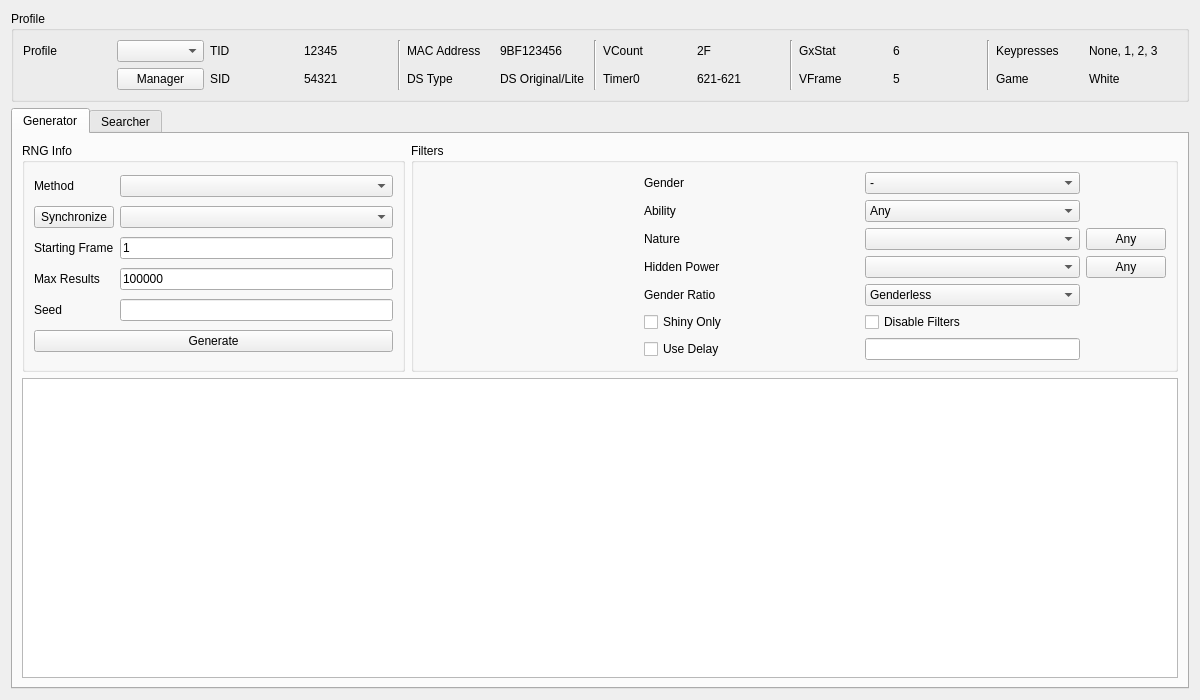
<?xml version="1.0" encoding="UTF-8"?>
<ui version="4.0">
 <class>Stationary5</class>
 <widget class="QWidget" name="Stationary5">
  <property name="geometry">
   <rect>
    <x>0</x>
    <y>0</y>
    <width>1200</width>
    <height>700</height>
   </rect>
  </property>
  <property name="minimumSize">
   <size>
    <width>1200</width>
    <height>700</height>
   </size>
  </property>
  <property name="windowTitle">
   <string>Gen 5 Stationary</string>
  </property>
  <layout class="QGridLayout" name="gridLayout_7">
   <item row="0" column="0">
    <widget class="QGroupBox" name="groupBoxProfile">
     <property name="title">
      <string>Profile</string>
     </property>
     <layout class="QGridLayout" name="gridLayout_5">
      <item row="0" column="0">
       <widget class="QLabel" name="labelProfile">
        <property name="text">
         <string>Profile</string>
        </property>
       </widget>
      </item>
      <item row="0" column="1">
       <widget class="QComboBox" name="comboBoxProfiles"/>
      </item>
      <item row="0" column="2">
       <widget class="QLabel" name="labelProfileTID">
        <property name="text">
         <string>TID</string>
        </property>
       </widget>
      </item>
      <item row="0" column="3">
       <widget class="QLabel" name="labelProfileTIDValue">
        <property name="text">
         <string notr="true">12345</string>
        </property>
       </widget>
      </item>
      <item row="0" column="4" rowspan="2">
       <widget class="Line" name="line_4">
        <property name="orientation">
         <enum>Qt::Vertical</enum>
        </property>
       </widget>
      </item>
      <item row="0" column="5">
       <widget class="QLabel" name="labelProfileMACAddress">
        <property name="text">
         <string>MAC Address</string>
        </property>
       </widget>
      </item>
      <item row="0" column="6">
       <widget class="QLabel" name="labelProfileMACAddressValue">
        <property name="text">
         <string notr="true">9BF123456</string>
        </property>
       </widget>
      </item>
      <item row="0" column="7" rowspan="2">
       <widget class="Line" name="line_3">
        <property name="orientation">
         <enum>Qt::Vertical</enum>
        </property>
       </widget>
      </item>
      <item row="0" column="8">
       <widget class="QLabel" name="labelProfileVCount">
        <property name="text">
         <string>VCount</string>
        </property>
       </widget>
      </item>
      <item row="0" column="9">
       <widget class="QLabel" name="labelProfileVCountValue">
        <property name="text">
         <string notr="true">2F</string>
        </property>
       </widget>
      </item>
      <item row="0" column="10" rowspan="2">
       <widget class="Line" name="line_2">
        <property name="orientation">
         <enum>Qt::Vertical</enum>
        </property>
       </widget>
      </item>
      <item row="0" column="11">
       <widget class="QLabel" name="labelProfileGxStat">
        <property name="text">
         <string>GxStat</string>
        </property>
       </widget>
      </item>
      <item row="0" column="12">
       <widget class="QLabel" name="labelProfileGxStatValue">
        <property name="text">
         <string notr="true">6</string>
        </property>
       </widget>
      </item>
      <item row="0" column="13" rowspan="2">
       <widget class="Line" name="line">
        <property name="orientation">
         <enum>Qt::Vertical</enum>
        </property>
       </widget>
      </item>
      <item row="0" column="14">
       <widget class="QLabel" name="labelProfileKeypresses">
        <property name="text">
         <string>Keypresses</string>
        </property>
       </widget>
      </item>
      <item row="0" column="15">
       <widget class="QLabel" name="labelProfileKeypressesValue">
        <property name="text">
         <string>None, 1, 2, 3</string>
        </property>
       </widget>
      </item>
      <item row="1" column="1">
       <widget class="QPushButton" name="pushButtonProfileManager">
        <property name="text">
         <string>Manager</string>
        </property>
       </widget>
      </item>
      <item row="1" column="2">
       <widget class="QLabel" name="labelProfileSID">
        <property name="text">
         <string>SID</string>
        </property>
       </widget>
      </item>
      <item row="1" column="3">
       <widget class="QLabel" name="labelProfileSIDValue">
        <property name="text">
         <string notr="true">54321</string>
        </property>
       </widget>
      </item>
      <item row="1" column="5">
       <widget class="QLabel" name="labelProfileDSType">
        <property name="text">
         <string>DS Type</string>
        </property>
       </widget>
      </item>
      <item row="1" column="6">
       <widget class="QLabel" name="labelProfileDSTypeValue">
        <property name="text">
         <string>DS Original/Lite</string>
        </property>
       </widget>
      </item>
      <item row="1" column="8">
       <widget class="QLabel" name="labelProfileTimer0">
        <property name="text">
         <string>Timer0</string>
        </property>
       </widget>
      </item>
      <item row="1" column="9">
       <widget class="QLabel" name="labelProfileTimer0Value">
        <property name="text">
         <string notr="true">621-621</string>
        </property>
       </widget>
      </item>
      <item row="1" column="11">
       <widget class="QLabel" name="labelProfileVFrame">
        <property name="text">
         <string>VFrame</string>
        </property>
       </widget>
      </item>
      <item row="1" column="12">
       <widget class="QLabel" name="labelProfileVFrameValue">
        <property name="text">
         <string notr="true">5</string>
        </property>
       </widget>
      </item>
      <item row="1" column="14">
       <widget class="QLabel" name="labelProfileGame">
        <property name="text">
         <string>Game</string>
        </property>
       </widget>
      </item>
      <item row="1" column="15">
       <widget class="QLabel" name="labelProfileGameValue">
        <property name="text">
         <string>White</string>
        </property>
       </widget>
      </item>
     </layout>
    </widget>
   </item>
   <item row="1" column="0">
    <widget class="QTabWidget" name="tabRNGSelector">
     <widget class="QWidget" name="tabStationary">
      <attribute name="title">
       <string>Generator</string>
      </attribute>
      <layout class="QGridLayout" name="gridLayout_8">
       <item row="0" column="0">
        <widget class="QGroupBox" name="groupBoxGeneratorRNGInfo">
         <property name="sizePolicy">
          <sizepolicy hsizetype="Preferred" vsizetype="Preferred">
           <horstretch>1</horstretch>
           <verstretch>0</verstretch>
          </sizepolicy>
         </property>
         <property name="title">
          <string>RNG Info</string>
         </property>
         <layout class="QGridLayout" name="gridLayout_6">
          <item row="4" column="0">
           <widget class="QLabel" name="labelGeneratorSeed">
            <property name="text">
             <string>Seed</string>
            </property>
           </widget>
          </item>
          <item row="0" column="0">
           <widget class="QLabel" name="labelGeneratorMethod">
            <property name="text">
             <string>Method</string>
            </property>
           </widget>
          </item>
          <item row="4" column="1">
           <widget class="TextBox" name="textBoxGeneratorSeed">
            <property name="inputMask">
             <string/>
            </property>
            <property name="text">
             <string/>
            </property>
            <property name="maxLength">
             <number>8</number>
            </property>
            <property name="cursorPosition">
             <number>0</number>
            </property>
            <property name="alignment">
             <set>Qt::AlignCenter</set>
            </property>
            <property name="clearButtonEnabled">
             <bool>false</bool>
            </property>
           </widget>
          </item>
          <item row="2" column="0">
           <widget class="QLabel" name="labelGeneratorStartingFrame">
            <property name="text">
             <string>Starting Frame</string>
            </property>
           </widget>
          </item>
          <item row="3" column="0">
           <widget class="QLabel" name="labelGeneratorMaxResults">
            <property name="text">
             <string>Max Results</string>
            </property>
           </widget>
          </item>
          <item row="2" column="1">
           <widget class="TextBox" name="textBoxGeneratorStartingFrame">
            <property name="inputMask">
             <string/>
            </property>
            <property name="text">
             <string notr="true">1</string>
            </property>
            <property name="maxLength">
             <number>10</number>
            </property>
           </widget>
          </item>
          <item row="1" column="0">
           <widget class="QPushButton" name="pushButtonGeneratorLead">
            <property name="text">
             <string>Synchronize</string>
            </property>
           </widget>
          </item>
          <item row="1" column="1">
           <widget class="QComboBox" name="comboBoxGeneratorLead"/>
          </item>
          <item row="0" column="1">
           <widget class="QComboBox" name="comboBoxGeneratorMethod">
            <property name="layoutDirection">
             <enum>Qt::LeftToRight</enum>
            </property>
            <property name="editable">
             <bool>false</bool>
            </property>
            <property name="frame">
             <bool>true</bool>
            </property>
           </widget>
          </item>
          <item row="5" column="0" colspan="2">
           <widget class="QPushButton" name="pushButtonGenerate">
            <property name="enabled">
             <bool>true</bool>
            </property>
            <property name="text">
             <string>Generate</string>
            </property>
            <property name="checkable">
             <bool>false</bool>
            </property>
            <property name="autoDefault">
             <bool>false</bool>
            </property>
           </widget>
          </item>
          <item row="3" column="1">
           <widget class="TextBox" name="textBoxGeneratorMaxResults">
            <property name="inputMask">
             <string/>
            </property>
            <property name="text">
             <string notr="true">100000</string>
            </property>
            <property name="maxLength">
             <number>10</number>
            </property>
           </widget>
          </item>
         </layout>
        </widget>
       </item>
       <item row="0" column="1">
        <widget class="QGroupBox" name="groupBoxGeneratorFilters">
         <property name="sizePolicy">
          <sizepolicy hsizetype="Preferred" vsizetype="Preferred">
           <horstretch>2</horstretch>
           <verstretch>0</verstretch>
          </sizepolicy>
         </property>
         <property name="title">
          <string>Filters</string>
         </property>
         <layout class="QGridLayout" name="gridLayout">
          <item row="1" column="2">
           <widget class="QComboBox" name="comboBoxGeneratorAbility">
            <item>
             <property name="text">
              <string>Any</string>
             </property>
            </item>
            <item>
             <property name="text">
              <string notr="true">0</string>
             </property>
            </item>
            <item>
             <property name="text">
              <string notr="true">1</string>
             </property>
            </item>
           </widget>
          </item>
          <item row="3" column="3">
           <widget class="QPushButton" name="pushButtonGeneratorAnyHiddenPower">
            <property name="sizePolicy">
             <sizepolicy hsizetype="Fixed" vsizetype="Fixed">
              <horstretch>0</horstretch>
              <verstretch>0</verstretch>
             </sizepolicy>
            </property>
            <property name="text">
             <string>Any</string>
            </property>
           </widget>
          </item>
          <item row="0" column="0" rowspan="7">
           <widget class="IVFilter" name="ivFilterGenerator" native="true"/>
          </item>
          <item row="5" column="1">
           <widget class="QCheckBox" name="checkBoxGeneratorShinyOnly">
            <property name="text">
             <string>Shiny Only</string>
            </property>
           </widget>
          </item>
          <item row="6" column="2">
           <widget class="TextBox" name="textBoxGeneratorDelay">
            <property name="enabled">
             <bool>true</bool>
            </property>
            <property name="sizePolicy">
             <sizepolicy hsizetype="Preferred" vsizetype="Fixed">
              <horstretch>0</horstretch>
              <verstretch>0</verstretch>
             </sizepolicy>
            </property>
            <property name="text">
             <string/>
            </property>
            <property name="maxLength">
             <number>10</number>
            </property>
           </widget>
          </item>
          <item row="0" column="1">
           <widget class="QLabel" name="labelGeneratorGender">
            <property name="text">
             <string>Gender</string>
            </property>
           </widget>
          </item>
          <item row="2" column="2">
           <widget class="CheckList" name="comboBoxGeneratorNature"/>
          </item>
          <item row="1" column="1">
           <widget class="QLabel" name="labelGeneratorAbility">
            <property name="text">
             <string>Ability</string>
            </property>
           </widget>
          </item>
          <item row="3" column="1">
           <widget class="QLabel" name="labelGeneratorHiddenPower">
            <property name="text">
             <string>Hidden Power</string>
            </property>
           </widget>
          </item>
          <item row="0" column="2">
           <widget class="QComboBox" name="comboBoxGeneratorGender">
            <item>
             <property name="text">
              <string notr="true">-</string>
             </property>
            </item>
            <item>
             <property name="text">
              <string notr="true">♂</string>
             </property>
            </item>
            <item>
             <property name="text">
              <string notr="true">♀</string>
             </property>
            </item>
           </widget>
          </item>
          <item row="2" column="1">
           <widget class="QLabel" name="labelGeneratorNature">
            <property name="text">
             <string>Nature</string>
            </property>
           </widget>
          </item>
          <item row="6" column="1">
           <widget class="QCheckBox" name="checkBoxGeneratorDelay">
            <property name="text">
             <string>Use Delay</string>
            </property>
           </widget>
          </item>
          <item row="5" column="2">
           <widget class="QCheckBox" name="checkBoxGeneratorDisableFilters">
            <property name="text">
             <string>Disable Filters</string>
            </property>
           </widget>
          </item>
          <item row="2" column="3">
           <widget class="QPushButton" name="pushButtonGeneratorAnyNature">
            <property name="sizePolicy">
             <sizepolicy hsizetype="Fixed" vsizetype="Fixed">
              <horstretch>0</horstretch>
              <verstretch>0</verstretch>
             </sizepolicy>
            </property>
            <property name="text">
             <string>Any</string>
            </property>
           </widget>
          </item>
          <item row="3" column="2">
           <widget class="CheckList" name="comboBoxGeneratorHiddenPower"/>
          </item>
          <item row="4" column="1">
           <widget class="QLabel" name="labelGeneratorGenderRatio">
            <property name="text">
             <string>Gender Ratio</string>
            </property>
           </widget>
          </item>
          <item row="4" column="2">
           <widget class="QComboBox" name="comboBoxGeneratorGenderRatio">
            <item>
             <property name="text">
              <string>Genderless</string>
             </property>
            </item>
            <item>
             <property name="text">
              <string>50% ♂ / 50% ♀</string>
             </property>
            </item>
            <item>
             <property name="text">
              <string>25% ♂ / 75% ♀</string>
             </property>
            </item>
            <item>
             <property name="text">
              <string>75% ♂ / 25% ♀</string>
             </property>
            </item>
            <item>
             <property name="text">
              <string>87.5% ♂ / 12.5% ♀</string>
             </property>
            </item>
            <item>
             <property name="text">
              <string>100% ♂</string>
             </property>
            </item>
            <item>
             <property name="text">
              <string>100% ♀</string>
             </property>
            </item>
           </widget>
          </item>
         </layout>
        </widget>
       </item>
       <item row="1" column="0" colspan="2">
        <widget class="TableView" name="tableViewGenerator">
         <property name="contextMenuPolicy">
          <enum>Qt::CustomContextMenu</enum>
         </property>
         <property name="editTriggers">
          <set>QAbstractItemView::NoEditTriggers</set>
         </property>
         <property name="sortingEnabled">
          <bool>false</bool>
         </property>
         <attribute name="horizontalHeaderDefaultSectionSize">
          <number>100</number>
         </attribute>
         <attribute name="verticalHeaderVisible">
          <bool>false</bool>
         </attribute>
         <attribute name="verticalHeaderMinimumSectionSize">
          <number>20</number>
         </attribute>
         <attribute name="verticalHeaderDefaultSectionSize">
          <number>21</number>
         </attribute>
        </widget>
       </item>
      </layout>
     </widget>
     <widget class="QWidget" name="tabSpreadSearcher">
      <attribute name="title">
       <string>Searcher</string>
      </attribute>
      <layout class="QGridLayout" name="gridLayout_9">
       <item row="0" column="1">
        <widget class="QGroupBox" name="groupBoxSearcherFilters">
         <property name="sizePolicy">
          <sizepolicy hsizetype="Preferred" vsizetype="Preferred">
           <horstretch>2</horstretch>
           <verstretch>0</verstretch>
          </sizepolicy>
         </property>
         <property name="title">
          <string>Filters</string>
         </property>
         <layout class="QGridLayout" name="gridLayout_4">
          <item row="0" column="0" rowspan="7">
           <widget class="IVFilter" name="ivFilterSearcher" native="true"/>
          </item>
          <item row="0" column="1">
           <widget class="QLabel" name="labelSearcherGender">
            <property name="text">
             <string>Gender</string>
            </property>
           </widget>
          </item>
          <item row="0" column="2">
           <widget class="QComboBox" name="comboBoxSearcherGender">
            <item>
             <property name="text">
              <string notr="true">-</string>
             </property>
            </item>
            <item>
             <property name="text">
              <string notr="true">♂</string>
             </property>
            </item>
            <item>
             <property name="text">
              <string notr="true">♀</string>
             </property>
            </item>
           </widget>
          </item>
          <item row="1" column="1">
           <widget class="QLabel" name="labelSearcherAbility">
            <property name="text">
             <string>Ability</string>
            </property>
           </widget>
          </item>
          <item row="1" column="2">
           <widget class="QComboBox" name="comboBoxSearcherAbility">
            <item>
             <property name="text">
              <string>Any</string>
             </property>
            </item>
            <item>
             <property name="text">
              <string notr="true">0</string>
             </property>
            </item>
            <item>
             <property name="text">
              <string notr="true">1</string>
             </property>
            </item>
           </widget>
          </item>
          <item row="2" column="1">
           <widget class="QLabel" name="labelSearcherNature">
            <property name="text">
             <string>Nature</string>
            </property>
           </widget>
          </item>
          <item row="2" column="2">
           <widget class="CheckList" name="comboBoxSearcherNature"/>
          </item>
          <item row="2" column="3">
           <widget class="QPushButton" name="anyNatureSearcher">
            <property name="sizePolicy">
             <sizepolicy hsizetype="Fixed" vsizetype="Fixed">
              <horstretch>0</horstretch>
              <verstretch>0</verstretch>
             </sizepolicy>
            </property>
            <property name="text">
             <string>Any</string>
            </property>
           </widget>
          </item>
          <item row="3" column="1">
           <widget class="QLabel" name="labelSearcherHiddenPower">
            <property name="text">
             <string>Hidden Power</string>
            </property>
           </widget>
          </item>
          <item row="3" column="2">
           <widget class="CheckList" name="comboBoxSearcherHiddenPower"/>
          </item>
          <item row="3" column="3">
           <widget class="QPushButton" name="anyHiddenPowerSearcher">
            <property name="sizePolicy">
             <sizepolicy hsizetype="Fixed" vsizetype="Fixed">
              <horstretch>0</horstretch>
              <verstretch>0</verstretch>
             </sizepolicy>
            </property>
            <property name="text">
             <string>Any</string>
            </property>
           </widget>
          </item>
          <item row="4" column="1">
           <widget class="QLabel" name="labelSearcherGenderRatio">
            <property name="text">
             <string>Gender Ratio</string>
            </property>
           </widget>
          </item>
          <item row="4" column="2">
           <widget class="QComboBox" name="comboBoxSearcherGenderRatio">
            <item>
             <property name="text">
              <string>Genderless</string>
             </property>
            </item>
            <item>
             <property name="text">
              <string>50% ♂ / 50% ♀</string>
             </property>
            </item>
            <item>
             <property name="text">
              <string>25% ♂ / 75% ♀</string>
             </property>
            </item>
            <item>
             <property name="text">
              <string>75% ♂ / 25% ♀</string>
             </property>
            </item>
            <item>
             <property name="text">
              <string>87.5% ♂ / 12.5% ♀</string>
             </property>
            </item>
            <item>
             <property name="text">
              <string>100% ♂</string>
             </property>
            </item>
            <item>
             <property name="text">
              <string>100% ♀</string>
             </property>
            </item>
           </widget>
          </item>
          <item row="5" column="2">
           <widget class="QCheckBox" name="checkBoxSearcherShinyOnly">
            <property name="text">
             <string>Shiny Only</string>
            </property>
           </widget>
          </item>
          <item row="6" column="1" colspan="3">
           <layout class="QGridLayout" name="gridLayout_3">
            <item row="0" column="0">
             <widget class="QLabel" name="labelSearcherMinDelay">
              <property name="text">
               <string>Min Delay</string>
              </property>
             </widget>
            </item>
            <item row="0" column="1">
             <widget class="TextBox" name="textBoxSearcherMinDelay">
              <property name="inputMask">
               <string/>
              </property>
              <property name="text">
               <string notr="true">600</string>
              </property>
              <property name="maxLength">
               <number>5</number>
              </property>
             </widget>
            </item>
            <item row="0" column="2">
             <widget class="QLabel" name="labelSearcherMaxDelay">
              <property name="text">
               <string>Max Delay</string>
              </property>
             </widget>
            </item>
            <item row="0" column="3">
             <widget class="TextBox" name="textBoxSearcherMaxDelay">
              <property name="inputMask">
               <string/>
              </property>
              <property name="text">
               <string notr="true">2000</string>
              </property>
              <property name="maxLength">
               <number>5</number>
              </property>
             </widget>
            </item>
            <item row="1" column="0">
             <widget class="QLabel" name="labelSearcherMinFrame">
              <property name="text">
               <string>Min Frame</string>
              </property>
             </widget>
            </item>
            <item row="1" column="1">
             <widget class="TextBox" name="textBoxSearcherMinFrame">
              <property name="inputMask">
               <string/>
              </property>
              <property name="text">
               <string notr="true">1</string>
              </property>
              <property name="maxLength">
               <number>5</number>
              </property>
             </widget>
            </item>
            <item row="1" column="2">
             <widget class="QLabel" name="labelSearcherMaxFrame">
              <property name="text">
               <string>Max Frame</string>
              </property>
             </widget>
            </item>
            <item row="1" column="3">
             <widget class="TextBox" name="textBoxSearcherMaxFrame">
              <property name="inputMask">
               <string/>
              </property>
              <property name="text">
               <string notr="true">1000</string>
              </property>
              <property name="maxLength">
               <number>5</number>
              </property>
             </widget>
            </item>
           </layout>
          </item>
         </layout>
        </widget>
       </item>
       <item row="2" column="0" colspan="2">
        <widget class="TableView" name="tableViewSearcher">
         <property name="contextMenuPolicy">
          <enum>Qt::CustomContextMenu</enum>
         </property>
         <property name="editTriggers">
          <set>QAbstractItemView::NoEditTriggers</set>
         </property>
         <property name="sortingEnabled">
          <bool>true</bool>
         </property>
         <attribute name="horizontalHeaderDefaultSectionSize">
          <number>100</number>
         </attribute>
         <attribute name="verticalHeaderVisible">
          <bool>false</bool>
         </attribute>
         <attribute name="verticalHeaderMinimumSectionSize">
          <number>20</number>
         </attribute>
         <attribute name="verticalHeaderDefaultSectionSize">
          <number>21</number>
         </attribute>
        </widget>
       </item>
       <item row="0" column="0">
        <widget class="QGroupBox" name="groupBoxSearcherRNGInfo">
         <property name="sizePolicy">
          <sizepolicy hsizetype="Preferred" vsizetype="Preferred">
           <horstretch>1</horstretch>
           <verstretch>0</verstretch>
          </sizepolicy>
         </property>
         <property name="title">
          <string>RNG Info</string>
         </property>
         <layout class="QGridLayout" name="gridLayout_2">
          <item row="0" column="0">
           <widget class="QLabel" name="labelSearcherMethod">
            <property name="text">
             <string>Method</string>
            </property>
           </widget>
          </item>
          <item row="0" column="1">
           <widget class="QComboBox" name="comboBoxSearcherMethod">
            <property name="layoutDirection">
             <enum>Qt::LeftToRight</enum>
            </property>
            <property name="editable">
             <bool>false</bool>
            </property>
            <property name="frame">
             <bool>true</bool>
            </property>
           </widget>
          </item>
          <item row="1" column="0">
           <widget class="QLabel" name="labelSearcherLead">
            <property name="text">
             <string>Lead</string>
            </property>
           </widget>
          </item>
          <item row="1" column="1">
           <widget class="QComboBox" name="comboBoxSearcherLead">
            <item>
             <property name="text">
              <string>Any</string>
             </property>
            </item>
            <item>
             <property name="text">
              <string>Synchronize</string>
             </property>
            </item>
            <item>
             <property name="text">
              <string>Cute Charm</string>
             </property>
            </item>
            <item>
             <property name="text">
              <string>None</string>
             </property>
            </item>
           </widget>
          </item>
          <item row="2" column="0" colspan="2">
           <layout class="QHBoxLayout" name="horizontalLayout">
            <item>
             <widget class="QPushButton" name="pushButtonSearch">
              <property name="enabled">
               <bool>true</bool>
              </property>
              <property name="text">
               <string>Search</string>
              </property>
              <property name="checkable">
               <bool>false</bool>
              </property>
              <property name="autoDefault">
               <bool>false</bool>
              </property>
             </widget>
            </item>
            <item>
             <widget class="QPushButton" name="pushButtonCancel">
              <property name="enabled">
               <bool>false</bool>
              </property>
              <property name="text">
               <string>Cancel</string>
              </property>
             </widget>
            </item>
           </layout>
          </item>
         </layout>
        </widget>
       </item>
       <item row="1" column="0" colspan="2">
        <widget class="QProgressBar" name="progressBar">
         <property name="value">
          <number>0</number>
         </property>
        </widget>
       </item>
      </layout>
     </widget>
    </widget>
   </item>
  </layout>
 </widget>
 <customwidgets>
  <customwidget>
   <class>TextBox</class>
   <extends>QLineEdit</extends>
   <header>Forms/Controls/TextBox.hpp</header>
  </customwidget>
  <customwidget>
   <class>TableView</class>
   <extends>QTableView</extends>
   <header>Forms/Controls/TableView.hpp</header>
  </customwidget>
  <customwidget>
   <class>IVFilter</class>
   <extends>QWidget</extends>
   <header>Forms/Controls/IVFilter.hpp</header>
   <container>1</container>
  </customwidget>
  <customwidget>
   <class>CheckList</class>
   <extends>QComboBox</extends>
   <header>Forms/Controls/CheckList.hpp</header>
   <slots>
    <slot>resetChecks()</slot>
   </slots>
  </customwidget>
 </customwidgets>
 <tabstops>
  <tabstop>comboBoxProfiles</tabstop>
  <tabstop>pushButtonProfileManager</tabstop>
  <tabstop>tabRNGSelector</tabstop>
  <tabstop>comboBoxGeneratorMethod</tabstop>
  <tabstop>pushButtonGeneratorLead</tabstop>
  <tabstop>comboBoxGeneratorLead</tabstop>
  <tabstop>textBoxGeneratorStartingFrame</tabstop>
  <tabstop>textBoxGeneratorMaxResults</tabstop>
  <tabstop>textBoxGeneratorSeed</tabstop>
  <tabstop>comboBoxGeneratorGender</tabstop>
  <tabstop>comboBoxGeneratorAbility</tabstop>
  <tabstop>comboBoxGeneratorNature</tabstop>
  <tabstop>pushButtonGeneratorAnyNature</tabstop>
  <tabstop>comboBoxGeneratorHiddenPower</tabstop>
  <tabstop>pushButtonGeneratorAnyHiddenPower</tabstop>
  <tabstop>comboBoxGeneratorGenderRatio</tabstop>
  <tabstop>checkBoxGeneratorShinyOnly</tabstop>
  <tabstop>checkBoxGeneratorDisableFilters</tabstop>
  <tabstop>checkBoxGeneratorDelay</tabstop>
  <tabstop>textBoxGeneratorDelay</tabstop>
  <tabstop>pushButtonGenerate</tabstop>
  <tabstop>tableViewGenerator</tabstop>
  <tabstop>comboBoxSearcherMethod</tabstop>
  <tabstop>comboBoxSearcherLead</tabstop>
  <tabstop>comboBoxSearcherGender</tabstop>
  <tabstop>comboBoxSearcherAbility</tabstop>
  <tabstop>comboBoxSearcherNature</tabstop>
  <tabstop>anyNatureSearcher</tabstop>
  <tabstop>comboBoxSearcherHiddenPower</tabstop>
  <tabstop>anyHiddenPowerSearcher</tabstop>
  <tabstop>comboBoxSearcherGenderRatio</tabstop>
  <tabstop>checkBoxSearcherShinyOnly</tabstop>
  <tabstop>textBoxSearcherMinDelay</tabstop>
  <tabstop>textBoxSearcherMaxDelay</tabstop>
  <tabstop>textBoxSearcherMinFrame</tabstop>
  <tabstop>textBoxSearcherMaxFrame</tabstop>
  <tabstop>pushButtonSearch</tabstop>
  <tabstop>pushButtonCancel</tabstop>
  <tabstop>tableViewSearcher</tabstop>
 </tabstops>
 <resources/>
 <connections/>
</ui>
